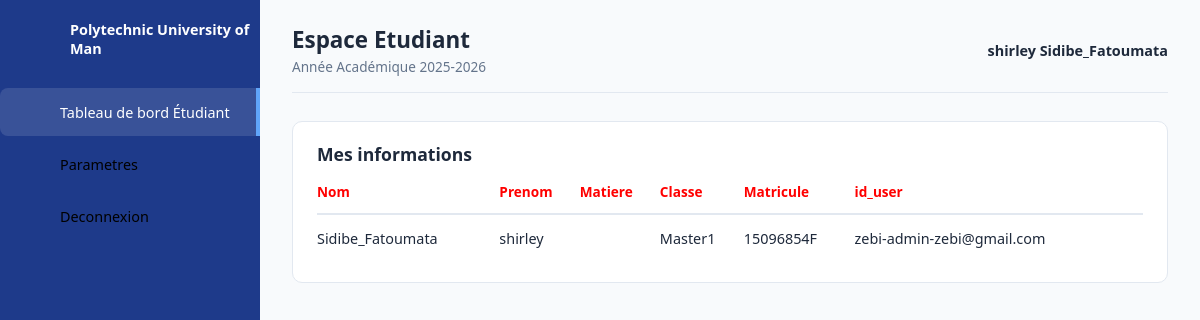
/dashboardstudent/ (signed in), run on an earlier commit of the app's database.
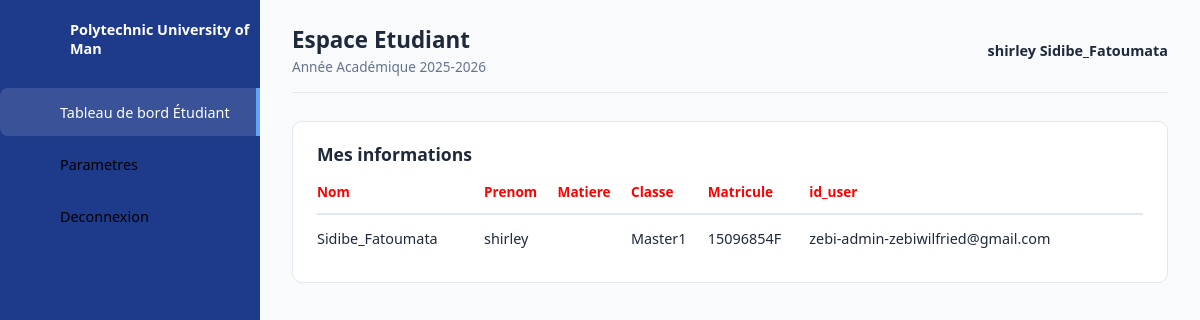
And on a later commit of the database.
### new_project/models.py (models this page shows)
class Etudiant (models.Model):
    nom=models.CharField(max_length=100)
    prenom =models.CharField(max_length=100)
    age=models.IntegerField(default=0)
    classe = models.ForeignKey(Classes, on_delete=models.SET_NULL,null=True)
    matricule =models.CharField(max_length=50, unique=True)
    id_user = models.ForeignKey(Utilisateur,on_delete=models.CASCADE, related_name="etudiants", null=True, blank=True
)
    class Meta:
        verbose_name = "Etudiant"
        verbose_name_plural = "Etudiants"
    def __str__(self):
        return f"{self.nom} - {self.prenom} - {self.classe} - {self.matricule}"

class Classes (models.Model):
    nom=models.CharField(max_length=50)
    class Meta:
        verbose_name = "Classe"
        verbose_name_plural = "Classes"
    def __str__(self):
        return self.nom

### pages/models.py (models this page shows)
class Utilisateur(AbstractUser):
    ChoiceRole = (
        ('admin','administrateur'),
        ('enseignant','enseignant' ),
        ('etudiant','etudiant')
    )
    role = models.CharField(
        max_length= 25,
        choices=ChoiceRole,
        default='etudiant'
    )
    email = models.EmailField(unique=True)
    REQUIRED_FIELDS = ['email', 'first_name', 'last_name', 'role']
    def __str__(self):
        return f"{self.username}-{self.role}-{self.email} "

### pages/views.py (the view)
# urls.py: path("dashboardstudent/", dashboardstudent , name = 'dashboardstudent'),
@login_required
def dashboardstudent(request):
    print(" etudiant connecté :", request.user)
    print("ID UTILISATEUR :", request.user.id)
    etudiant = Etudiant.objects.filter(
        id_user=request.user
    ).first()
    print("ETUDIANT TROUVÉ :", etudiant)
    return render(
        request,
        'dashboardstudent/dashboardstudent.html',
        {
            'etudiant': etudiant
        }
    )

### templates/dashboardstudent/dashboardstudent.html (shortened to what this page needs)
{% load static %}
<!DOCTYPE html>
<html lang="fr">
<head>
    <link rel="stylesheet" href="{% static 'css/dashboardadmin.css' %}?v=2.0">
</head>
<body>
    <div class="container">
        <aside class="navigation">
            <ul>
                <li class="brand">
                    <a href="#">
                        <span class="titre">Polytechnic University of Man</span>
                    </a>
                </li>
                <li class="active">
                    <a href="#">
                        <span class="titre">Tableau de bord Étudiant</span>
                    </a>
                </li>
                <li>
                    <a href="{% url 'parametresteacher' %}">
                        <span class="titre">Parametres</span>
                    </a>
                </li>
                <li class="logout">
                    <a href="{% url 'deconnexion' %}">
                        <span class="titre">Deconnexion</span>
                    </a>
                </li>
            </ul>
        </aside>
        <main class="main-content">
            <header class="topbar">
                <div>
                    <h2>Espace Etudiant</h2>
                    <p class="subtitle">Année Académique 2025-2026</p>
                </div>
                <div class="user-profile">
                    <span>{{ etudiant.prenom }} {{ etudiant.nom }}</span>
                </div>
            </header>
            <section class="details">
                <div class="recent-orders">
                    <div class="card-header">
                        <h3>Mes informations</h3>
                    </div>
                    <table>
                        <thead>
                            <tr>
                                <td class="lock">Nom</td>
                                <td class="lock">Prenom</td>
                                <td class="lock">Matiere</td>
                                <td class="lock">Classe</td>
                                <td class="lock">Matricule</td>
                                <td class="lock">id_user</td>
                            </tr>
                        </thead>
                        <tbody>
                            {% if etudiant %}
                            <tr>
                                <td>{{ etudiant.nom }}</td>
                                <td>{{ etudiant.prenom }}</td>
                                <td>{{ etudiant.matiere.nom }}</td>
                                <td>{{ etudiant.classe}}</td>
                                <td>{{ etudiant.matricule}}</td>
                                <td>{{ etudiant.id_user}}</td>
                            </tr>
                            {% else %}
                            <tr>
                                <td colspan="6">Aucune information trouvée pour cet etudiant.</td>
                            </tr>
                            {% endif %}
                        </tbody>
                    </table>
                </div>
            </section>
        </main>
    </div>
</body>
</html>

What changed in the data, as far as the page shows it:
changed through a linked row, Etudiant "shirley": id_user "zebi-admin-zebi@gmail.com" → "zebi-admin-zebiwilfried@gmail.com"
